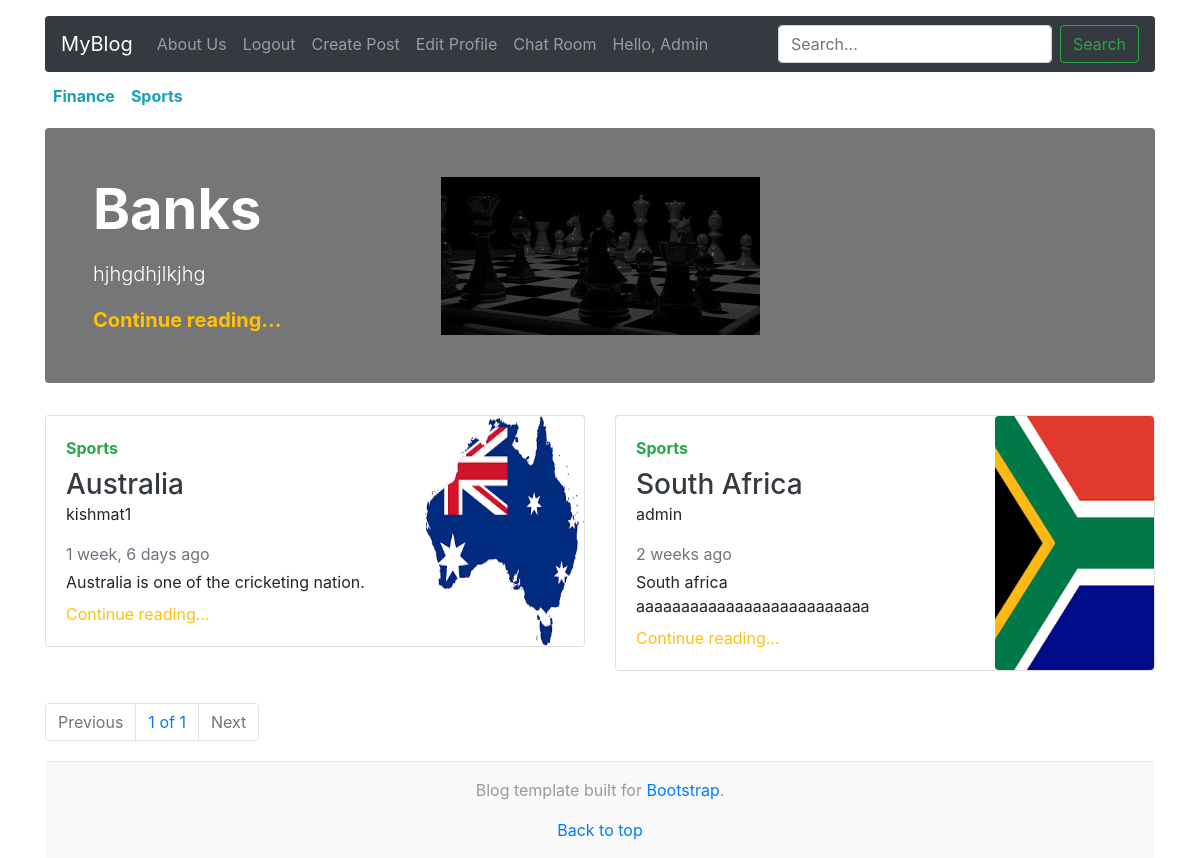
The page /?cat=Sports (signed in) on the database its author committed.
### post/models.py (models this page shows, shortened)
class Author(models.Model):
    user = models.OneToOneField(User,on_delete=models.CASCADE,primary_key=True)
    name = models.CharField(max_length=50,null=True)
    phone = models.CharField(max_length=20)
    address = models.CharField(max_length=50,blank=True)
    profile_pic = models.ImageField(upload_to="authors/",default='authors/ava.JPG')

class Category(models.Model):
    name = models.CharField(max_length=50, unique=True)
    is_active = models.BooleanField(default=True)
    def __str__(self):
        return self.name

class BlogPost(models.Model):
    title = models.CharField(max_length=254, unique=True)
    author = models.ForeignKey(User, on_delete=models.CASCADE)
    category = models.ForeignKey(Category, on_delete=models.CASCADE)
    content = models.TextField()
    image = models.ImageField(upload_to="posts/")
    created_at = models.DateTimeField(auto_now_add=True)
    is_active = models.BooleanField(default=True)
    is_featured = models.BooleanField(default=False)
    @property
    def image_url(self):
        return self.image.url

### post/views.py (the view)
# urls.py: 2. Add a URL to urlpatterns:  path('', views.home, name='home')
def home(request):
    s_w = request.GET.get('q')
    cat = request.GET.get('cat')
    if s_w is not None:
        s_w = str(s_w).title()
        posts = BlogPost.objects.filter(title__icontains=s_w).order_by("-created_at")
    elif cat is not None:
        category = Category.objects.get(name=cat)
        posts = BlogPost.objects.filter(category=category).order_by("-created_at")
    else:
        posts = BlogPost.objects.all().order_by("-created_at")
    paginator = Paginator(posts,4)
    categories = Category.objects.all()
    page_number = request.GET.get('page')
    p_posts = paginator.get_page(page_number)
    featured_posts = BlogPost.objects.filter(is_featured=True)
    context = {
        'posts':p_posts,
        'paginator':paginator,
        'categories':categories,
        'featured_posts':featured_posts,
    }
    return render(request,'post/index.html',context)

### post/templates/post/index.html (shortened to what this page needs)
{% extends 'post/base.html' %}
{% load humanize %}
{% block body %}
<div class="container">
    <div class="nav-scroller py-1 mb-2">
        <nav class="nav d-flex justify-content-start">
            {% for category in categories %}
            <a class="p-2 text-info font-weight-bold" href="?cat={{category}}">{{category}}</a>
            {% endfor %}
        </nav>
    </div>
    {% for feature in featured_posts %}
    <div class="jumbotron p-3 p-md-5  rounded " style="background-image: linear-gradient(0deg, rgba(0,0,0,0.5), rgba(0, 0, 0, 0.5)),url('{{feature.image.url}}'); background-repeat: no-repeat;
    background-position: center; ">
        <div class="col-md-12 px-0">
            <h1 class="display-4 text-white font-weight-bold">{{feature.title}}</h1>
            <p class="lead my-3 text-white">{{feature.content|truncatechars:"300"}}</p>
            <p class="lead mb-0"><a href="#"
                    class="text-warning font-weight-bold">Continue reading...</a>
            </p>
        </div>
    </div>
    {% endfor %}
    <div class="row mb-2">
        {% for post in posts %}
        <div class="col-md-6">
            <div class="card flex-md-row mb-4 box-shadow h-md-250">
                <div class="row">
                    <div class="col-lg-8 col-md-12 col-sm-12">
                        <div class="card-body d-flex flex-column align-items-start">
                            <strong class="d-inline-block mb-2 text-success">{{post.category}}</strong>
                            <h3 class="mb-0">
                                <a class="text-dark" href="post-detail/{{post.title}}">
                                    {{post.title}}
                                </a>
                            </h3>
                            <p>{{post.author}}</p>
                            <div class="mb-1 text-muted">{{post.created_at|naturaltime}}</div>
                            <p class="card-text mb-auto">{{post.content}}</p>
                            <a href="/post/this-post-if-from-nother-user" class="mt-2 text-warning">Continue
                                reading...</a>
                        </div>
                    </div>
                    <div class="col-lg-4 col-md-12 col-sm-12">
                        <img class="img-fluid rounded h-100 w-100" src="{{post.image_url}}" alt="this post if from nother user">
                    </div>
                </div>
            </div>
        </div>
        {% endfor %}
    </div>
    <nav aria-label="Page navigation example">
        <ul class="pagination">
            {% if posts.has_previous %}
            <li class="page-item"><a class="page-link" href="?page={{posts.previous_page_number}}">Previous</a></li>
            {% else %}
            <li class="page-item disabled"><a class="page-link disabled" href="#">Previous</a></li>
            {% endif %}
            <li class="page-item"><a class="page-link" href="#">{{posts.number}} of
                {{paginator.num_pages}}</a></li>
            {% if posts.has_next %}
            <li class="page-item"><a class="page-link" href="?page={{posts.next_page_number}}">Next</a></li>
            {% else %}
            <li class="page-item disabled"><a class="page-link disabled" href="#">Next</a></li>
            {% endif %}
        </ul>
    </nav>
</div>
{% endblock body %}

### post/templates/post/base.html (shortened to what this page needs)
{% load static %}
<!DOCTYPE html>
<html lang="en">
    <head>
        <link rel="stylesheet" href="https://maxcdn.bootstrapcdn.com/bootstrap/4.0.0/css/bootstrap.min.css" />
    </head>
    <body>
        <div class="container mt-3">
            <nav class="navbar navbar-expand-lg navbar-dark bg-dark rounded justify-content-between">
                <a class="navbar-brand" href="/">MyBlog</a>
                <div class="collapse navbar-collapse" id="navbarSupportedContent">
                    <ul class="navbar-nav mr-auto">
                        <li class="nav-item ">
                            <a class="nav-link" href="#">About Us</a>
                        </li>
                        {% if user.is_authenticated %}
                        <li class="nav-item">
                            <a class="nav-link" href="{% url 'logout' %}">Logout </a>
                        </li>
                        <li class="nav-item">
                            <a class="nav-link" href="{% url 'create-post' %}">Create Post </a>
                        </li>
                        <li class="nav-item">
                            <a class="nav-link" href="{% url 'edit-profile' %}">Edit Profile</a>
                        </li>
                        <li class="nav-item">
                            <a class="nav-link" href="{% url 'chat' %}">Chat Room</a>
                        </li>
                        <li class="nav-item">
                            <a class="nav-link" href="{% url 'mypost' %}" aria-disabled="true">Hello, {{user.author.name}} </a>
                        </li>
                        {% endif %}
                    </ul>
                    <form class="form-inline my-2 my-lg-0" action="/" method="GET">
                        <input required class="form-control mr-sm-2" name="q" type="search" placeholder="Search..."
                            aria-label="Search">
                        <button class="btn btn-outline-success my-2 my-sm-0" type="submit">Search</button>
                    </form>
                </div>
            </nav>
        </div>
        {% block body %}
        {% endblock body %}
        <div class="container mt-3">
            <footer class="blog-footer rounded">
                <p>Blog template built for <a href="#">Bootstrap</a>.</p>
                <p>
                    <a href="#">Back to top</a>
                </p>
            </footer>
        </div>
    </body>
</html>

### post/templates/post/base.html (style rules this page uses)
body { overflow-x: hidden; }
.blog-footer { margin-top: 20px; padding: 1rem 0; color: #999; text-align: center; background-color: #f9f9f9; border-top: .05rem solid #e5e5e5; }
.blog-footer p:last-child { margin-bottom: 0; }

### rows shown on the page
Category: name "Finance"
Category: name "Sports"
BlogPost: image (picture), title "Banks", content "hjhgdhjlkjhg"
BlogPost: category "Sports", title "Australia", author "kishmat1", created_at "1 week, 6 days ago", content "Australia is one of the cricketing nation.", image_url (picture)
BlogPost: category "Sports", title "South Africa", author "admin", created_at "2 weeks ago", content "South africa aaaaaaaaaaaaaaaaaaaaaaaaaa", image_url (picture)

### other values the page prints
{{ user.author.name }} "Admin"
{{ posts.number }} "1"
{{ paginator.num_pages }} "1"
